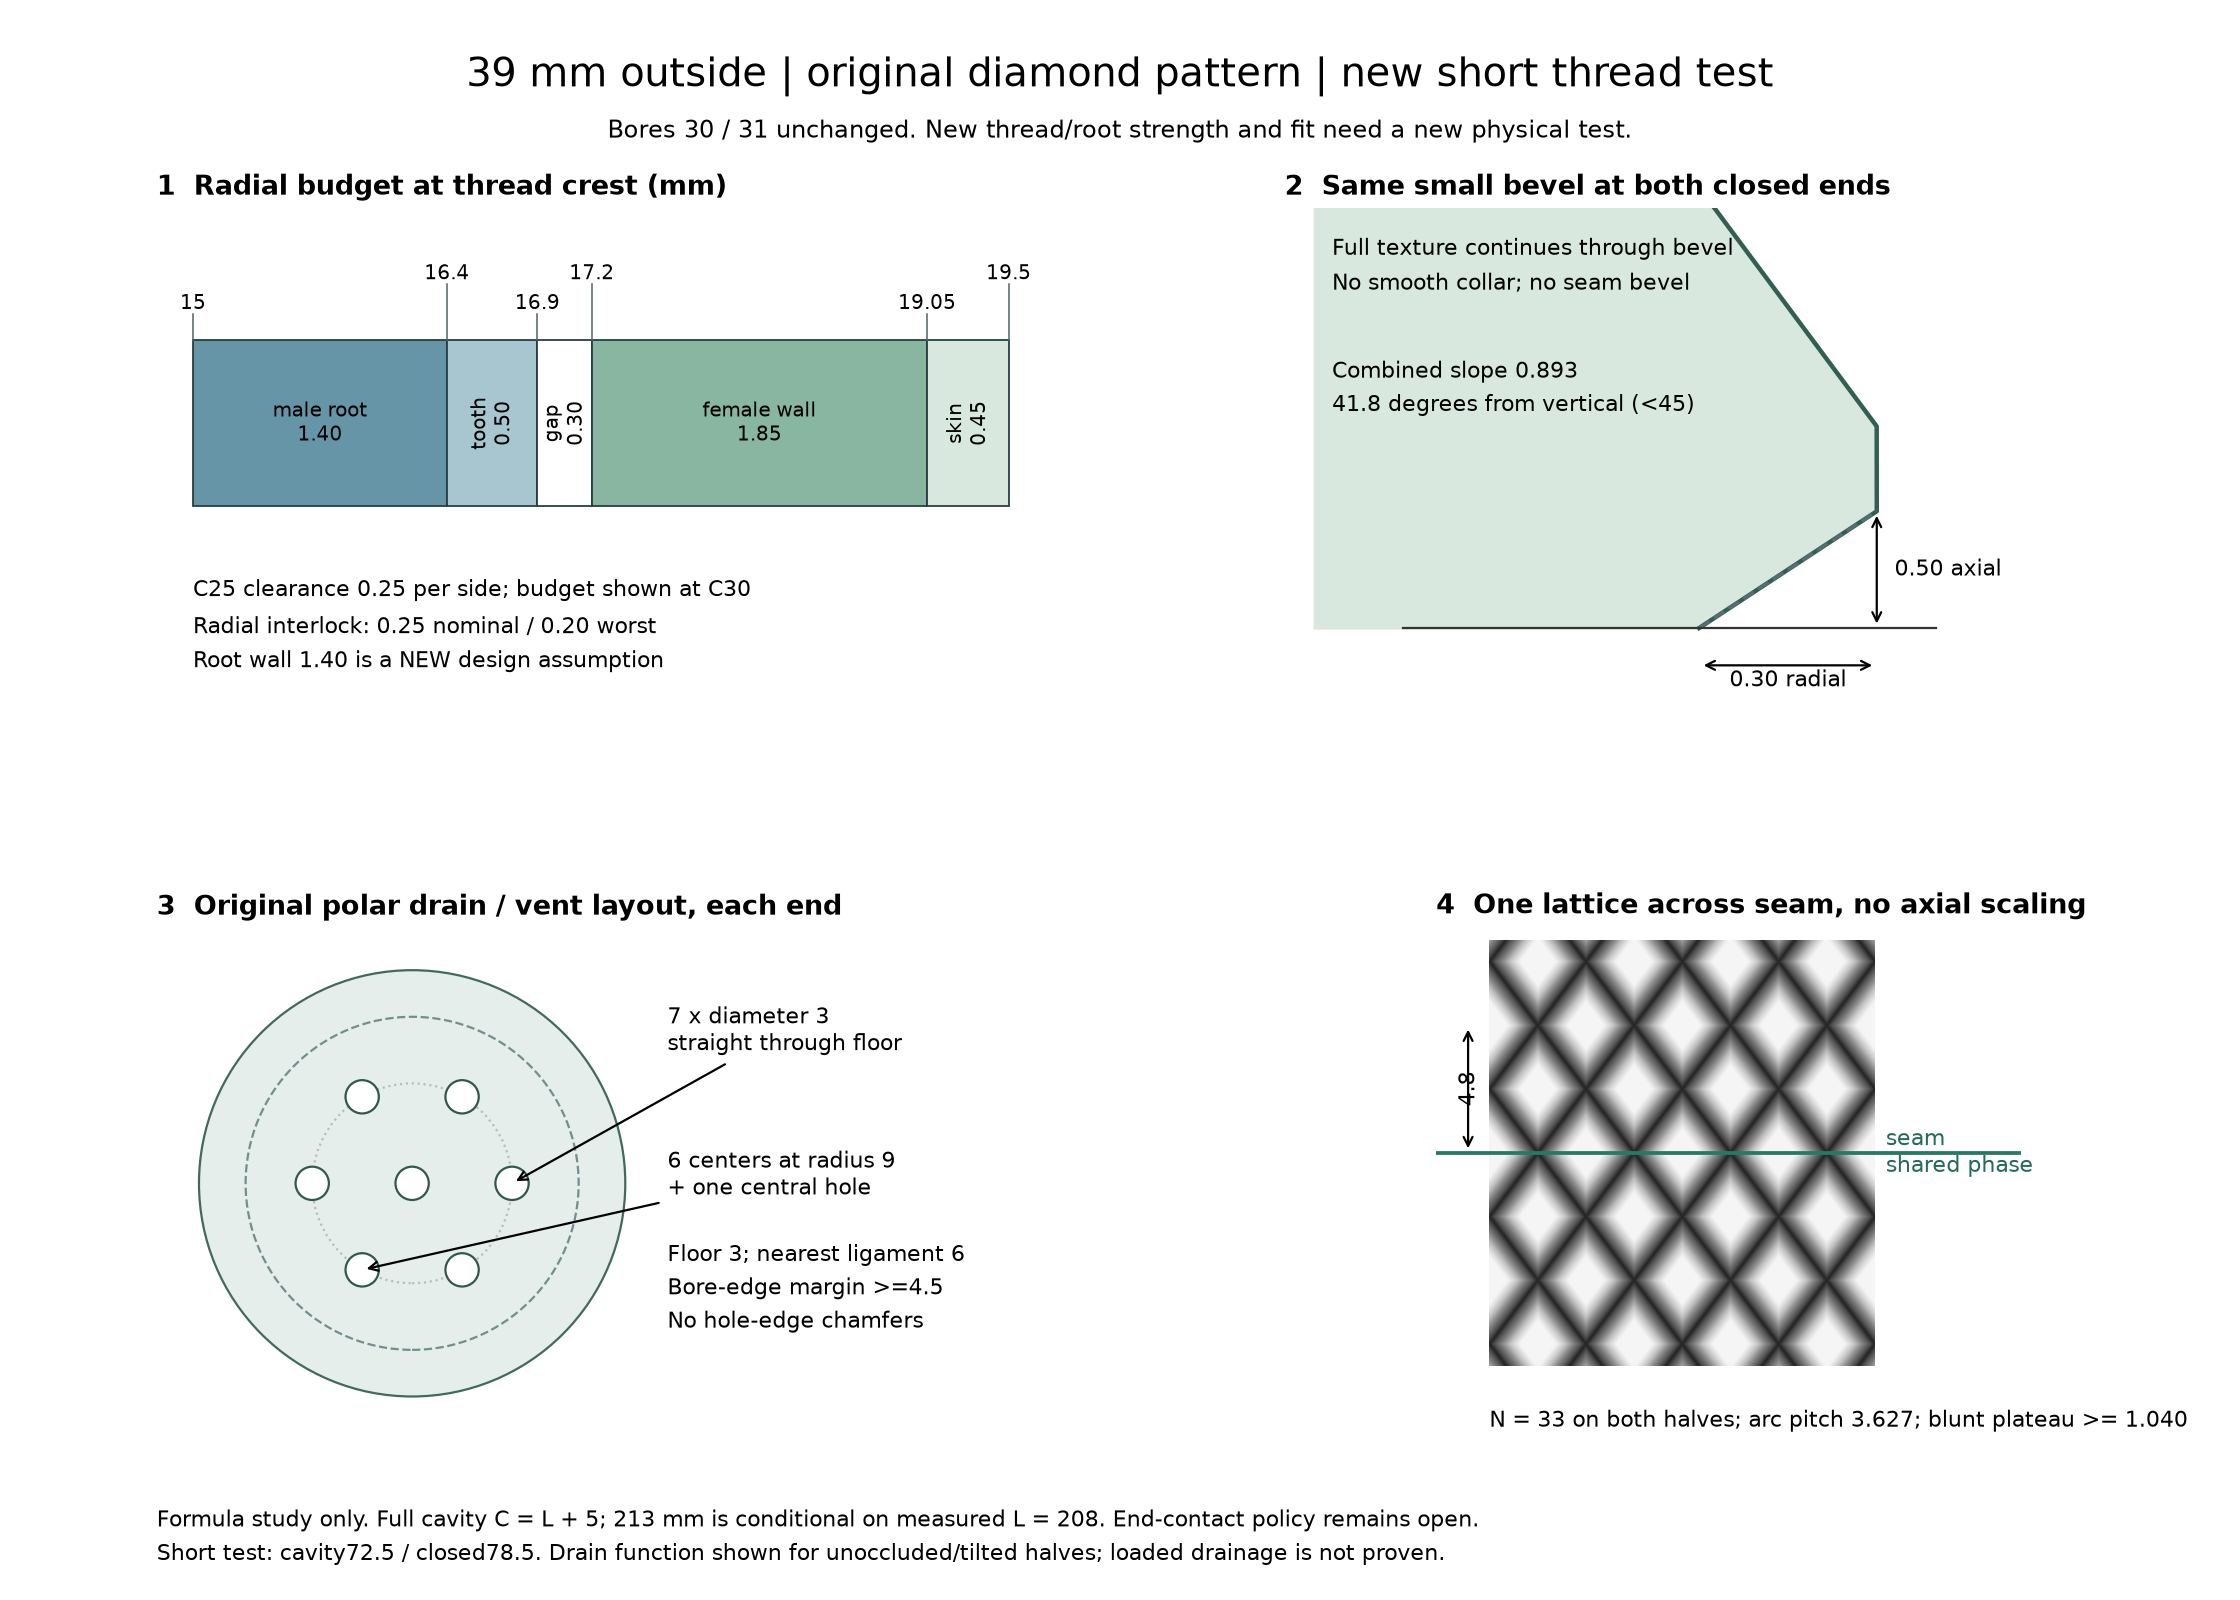

Generate this figure with Python:
"""Original formula-only design study. No CAD kernel, mesh or physical fit claim."""
from pathlib import Path
from math import pi, floor, hypot, sin, atan, degrees
import json
import numpy as np
import matplotlib
matplotlib.use('Agg')
import matplotlib.pyplot as plt
from matplotlib.patches import Circle, Rectangle

OUT = Path(__file__).resolve().with_suffix('')
R, H, PZ, TARGET, A = 19.5, .45, 4.8, 3.63, .18
RV = R-H
N = floor(2*pi*RV/TARGET+.5)
ARC = 2*pi*RV/N
WIDTH = 2*A*ARC*PZ/hypot(ARC,PZ)
SLOPE = H/(PZ*(.5-A))
facts = dict(outer_diameter=2*R, valley_radius=RV, male_root=16.4,
             male_crest=16.9, male_root_wall=1.4, thread_height=.5,
             thread_clearance=.25, clearance_budget=.3,
             female_wall_budget=RV-16.9-.3, female_wall_c25=RV-16.9-.25,
             radial_interlock_c25=.5-.25, radial_interlock_c30=.5-.3,
             flank_slope=.5/.7, lead_slope=.5,
             axial_flank_free_travel_c25=.25/(.5/.7),
             lattice_count=N, arc_pitch=ARC, axial_pitch=PZ,
             plateau_width=WIDTH, rational_plateau_bound=WIDTH*sin(pi/N)/(pi/N),
             skin_slope=SLOPE, relief_slope=SLOPE+.3/.5,
             relief_angle_degrees=degrees(atan(SLOPE+.3/.5)),
             neck=9, collar_end=10.2, taper_end=12.4, taper_slope_budget=1.7/2.2,
             drain_count_per_end=7, drain_diameter=3, drain_circle_radius=9,
             drain_area_per_end=7*pi*1.5**2, drain_min_ligament=6,
             drain_to_body_bore_margin=4.5, drain_to_cap_bore_margin=5,
             short_cavity=72.5, short_closed_length=78.5,
             full_conditional_cavity=208+5, full_conditional_closed_length=208+5+6,
             full_leading_face_count=10*N*(208+5+6)/PZ)
assert N == 33 and facts['female_wall_budget'] >= 1.8
assert facts['radial_interlock_c30'] >= .2
assert facts['rational_plateau_bound'] >= 1
assert facts['relief_slope'] < 1 and facts['taper_slope_budget'] < 1
assert RV-.3 > 15+1.8

def field(u,z):
    v=z/PZ
    wrap=lambda x:x-np.floor(x+.5)
    m=np.maximum(np.abs(wrap(u+v)),np.abs(wrap(u-v)))
    return np.clip((.5-m)/(.5-A),0,1)

plt.rcParams.update({'font.size':10,'font.family':'DejaVu Sans'})
fig,axes=plt.subplots(2,2,figsize=(14,10),facecolor='white')
fig.subplots_adjust(left=.07,right=.97,top=.87,bottom=.10,wspace=.27,hspace=.40)
fig.suptitle('39 mm outside | original diamond pattern | new short thread test',fontsize=18,y=.965)
fig.text(.5,.914,'Bores 30 / 31 unchanged. New thread/root strength and fit need a new physical test.',ha='center',fontsize=11)

ax=axes[0,0]
ax.set_title('1  Radial budget at thread crest (mm)',loc='left',weight='bold')
for lo,hi,color,label in [(15,16.4,'#6595a6','male root\n1.40'),(16.4,16.9,'#a8c6cf','tooth\n0.50'),(16.9,17.2,'white','gap\n0.30'),(17.2,19.05,'#88b6a0','female wall\n1.85'),(19.05,19.5,'#d8e8de','skin\n0.45')]:
    ax.add_patch(Rectangle((lo,0),hi-lo,1,fc=color,ec='#263c40',lw=.8))
    ax.text((lo+hi)/2,.5,label,ha='center',va='center',fontsize=9,rotation=90 if hi-lo<.6 else 0)
for k,x in enumerate([15,16.4,16.9,17.2,19.05,19.5]):
    ax.plot([x,x],[1,1.16+.18*(k%2)],color='#536567',lw=.7)
    ax.text(x,1.19+.18*(k%2),f'{x:g}',ha='center',fontsize=9)
ax.text(15,-.4,'C25 clearance 0.25 per side; budget shown at C30\nRadial interlock: 0.25 nominal / 0.20 worst\nRoot wall 1.40 is a NEW design assumption',va='top',linespacing=1.6)
ax.set(xlim=(14.8,19.7),ylim=(-1.3,1.8));ax.axis('off')

ax=axes[0,1]
ax.set_title('2  Same small bevel at both closed ends',loc='left',weight='bold')
t=np.linspace(0,1.8,1800)
r=RV+H*field(0,t)-.3*np.maximum(0,1-t/.5)
ax.fill_betweenx(t,18.55,r,color='#d8e8de');ax.plot(r,t,color='#325f52',lw=2)
ax.plot([19.2,19.5],[0,.5],ls='--',color='#586d73',label='crest envelope')
ax.plot([18.7,19.6],[0,0],color='#333333',lw=1)
ax.annotate('',xy=(19.5,.5),xytext=(19.5,0),arrowprops={'arrowstyle':'<->'})
ax.text(19.53,.25,'0.50 axial',va='center')
ax.annotate('',xy=(19.2,-.16),xytext=(19.5,-.16),arrowprops={'arrowstyle':'<->'})
ax.text(19.35,-.25,'0.30 radial',ha='center')
ax.text(18.58,1.45,'Full texture continues through bevel\nNo smooth collar; no seam bevel',linespacing=1.5)
ax.text(18.58,.93,f'Combined slope {facts["relief_slope"]:.3f}\n{facts["relief_angle_degrees"]:.1f} degrees from vertical (<45)',linespacing=1.5)
ax.set(xlim=(18.5,20.0),ylim=(-.4,1.8));ax.axis('off')

ax=axes[1,0]
ax.set_title('3  Original polar drain / vent layout, each end',loc='left',weight='bold')
ax.add_patch(Circle((0,0),19.2,fc='#e5eeea',ec='#41695c'))
ax.add_patch(Circle((0,0),15,fill=False,ec='#728e8d',ls='--'))
ax.add_patch(Circle((0,0),9,fill=False,ec='#b4bfbd',ls=':'))
pts=[(0,0)]+[(9*np.cos(k*pi/3),9*np.sin(k*pi/3)) for k in range(6)]
for xy in pts:ax.add_patch(Circle(xy,1.5,fc='white',ec='#315948'))
ax.annotate('7 x diameter 3\nstraight through floor',xy=(9,0),xytext=(23,12),arrowprops={'arrowstyle':'->'},ha='left')
ax.annotate('6 centers at radius 9\n+ one central hole',xy=(-4.5,-7.794),xytext=(23,-1),arrowprops={'arrowstyle':'->'},ha='left')
ax.text(23,-13,'Floor 3; nearest ligament 6\nBore-edge margin >=4.5\nNo hole-edge chamfers',ha='left',linespacing=1.5)
ax.set(xlim=(-23,57),ylim=(-23,23));ax.set_aspect('equal');ax.axis('off')

ax=axes[1,1]
ax.set_title('4  One lattice across seam, no axial scaling',loc='left',weight='bold')
x=np.linspace(0,4*ARC,600);z=np.linspace(-8,8,700)
xx,zz=np.meshgrid(x,z)
ax.imshow(field(xx/ARC,zz),extent=[0,4*ARC,-8,8],origin='lower',cmap='Greys_r',vmin=-.15,vmax=1.1,aspect='equal')
ax.axhline(0,color='#297863',lw=1.7)
ax.text(4*ARC+.4,0,'seam\nshared phase',va='center',color='#256b59')
ax.annotate('',xy=(-.8,0),xytext=(-.8,4.8),arrowprops={'arrowstyle':'<->'})
ax.text(-1.2,2.4,'4.8',rotation=90,va='center')
ax.text(0,-10.3,f'N = {N} on both halves; arc pitch {ARC:.3f}; blunt plateau >= {facts["rational_plateau_bound"]:.3f}',fontsize=10)
ax.set(xlim=(-2,20),ylim=(-10.8,8.5));ax.axis('off')
fig.text(.07,.046,'Formula study only. Full cavity C = L + 5; 213 mm is conditional on measured L = 208. End-contact policy remains open.',fontsize=10)
fig.text(.07,.025,'Short test: cavity72.5 / closed78.5. Drain function shown for unoccluded/tilted halves; loaded drainage is not proven.',fontsize=10)
for extension in ('.svg','.png'):fig.savefig(OUT.with_suffix(extension),dpi=160)
print(json.dumps(facts,indent=2))
